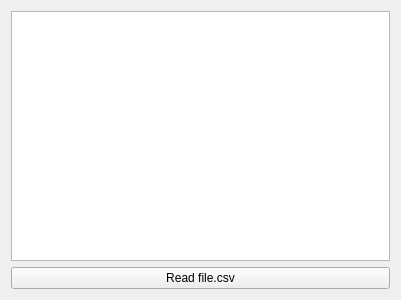
<?xml version="1.0" encoding="UTF-8"?>
<ui version="4.0">
 <class>Form</class>
 <widget class="QWidget" name="Form">
  <property name="geometry">
   <rect>
    <x>0</x>
    <y>0</y>
    <width>401</width>
    <height>300</height>
   </rect>
  </property>
  <property name="windowTitle">
   <string>CSV-Example</string>
  </property>
  <layout class="QVBoxLayout" name="verticalLayout">
   <item>
    <widget class="QTableView" name="contentTable"/>
   </item>
   <item>
    <widget class="QPushButton" name="bReadFile">
     <property name="text">
      <string>Read file.csv</string>
     </property>
    </widget>
   </item>
  </layout>
 </widget>
 <resources/>
 <connections/>
</ui>
